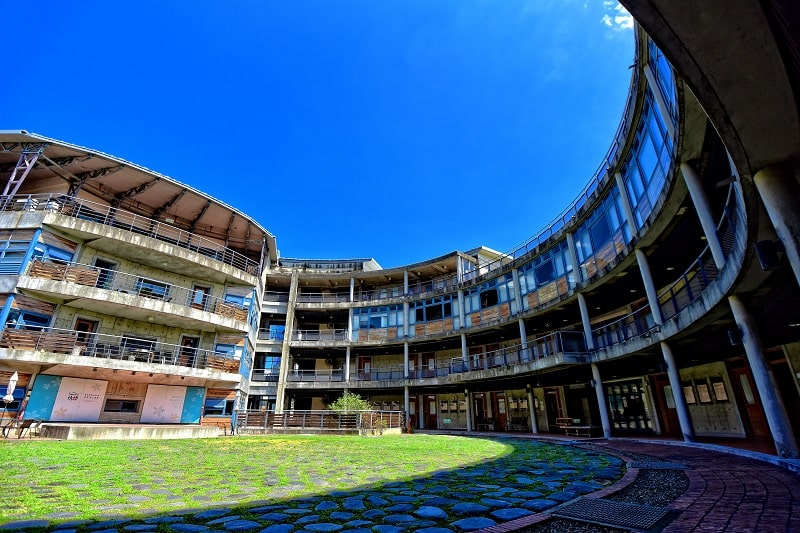
%> input picture 大四_Senior/MATLAB_Programming/Lab2/input.jpg, 800 x 533 px
$ octave Lab2_110550085_p2.m   (GNU Octave 9; MATLAB toolbox functions it lacks are replaced by stand-ins)
%> lines starting %> are read from the running program, lines starting %| are printed output that depends on the picture
IM = rgb2gray(imread('input.jpg'));
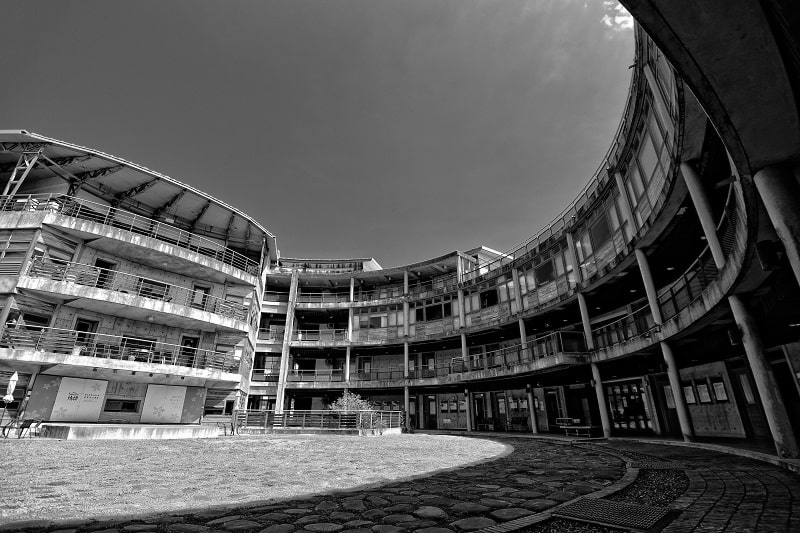
%> IM: size 533x800 uint8; min 0, max 255, mean 85.8

figure;
imshow(IM);

histogram = zeros(1, 256);

for pixel_value = 0:255
    histogram(pixel_value + 1) = sum(IM(:) == pixel_value);
end
%> after the loop, histogram = 256 values, max 11716 at index 2, min 136 at index 234, mean 1665.6

histogram;

histogram_builtin = imhist(IM, 256)
%> histogram_builtin has the same summary as histogram
histogram_builtin = histogram_builtin'


%dif = zeros(1, 256);

%dif = histogram_builtin-histogram_manual;


figure;
hold on;
plot(0:255, histogram, 'k', 'Displayname', 'Manual');
plot(0:255, histogram_builtin, 'r--', 'Displayname', 'Builtin');
title('Comparison');
xlabel('PixelValue');
ylabel('NumOfPixels');
legend;
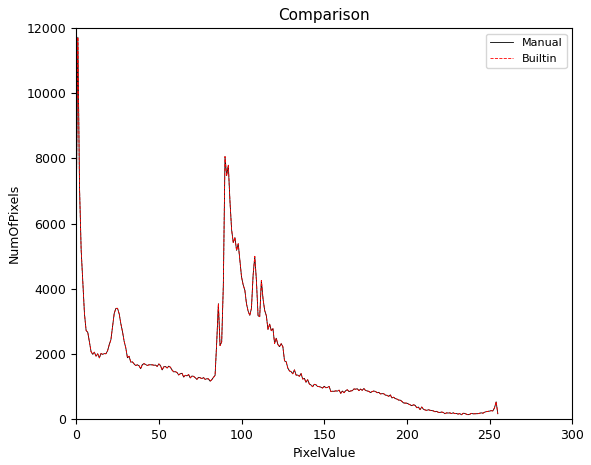
%> figure redrawn from the program's plot data; curve peaks at x = 1, y = 11716
hold off;


%> (the run ends here)
